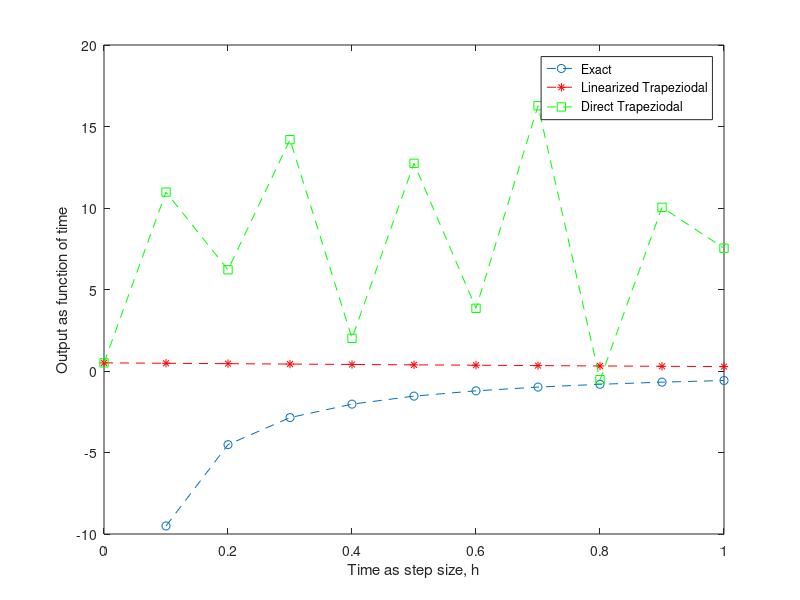

The MATLAB source for this figure:
clc
clear all
% dy/dt = y(y-1)
% y(0) = 1/2 for 0 <= t <=1
% Exact y(t) = 1/(1-exp(t))
dt = 0.1;
t = 0:dt:1;
N = length(t);
Exact_y = 1./(1-exp(t));
plot(t,Exact_y,'o --');
hold on
% Initial condition
LT_y(1) = 1/2;
DT_y(1) = 1/2;
% Loop all timesteps
for j = 2:N
    LT_y(j) = LT_y(j-1) + dt.*LT_y(j-1)*(LT_y(j-1) - 1)/(1-dt*(LT_y(j-1) - 1/2));
    DT_y(j) = ((1+2/dt)-abs(sqrt((1+2/dt)^2 - 4*((2*DT_y(j-1)/dt) + (DT_y(j-1)*(DT_y(j-1) - 1)))))/2);
end
plot(t,LT_y,'r * --');
plot(t,DT_y,'g s --');
xlabel('Time as step size, h')
ylabel('Output as function of time')
legend('Exact','Linearized Trapeziodal','Direct Trapeziodal')